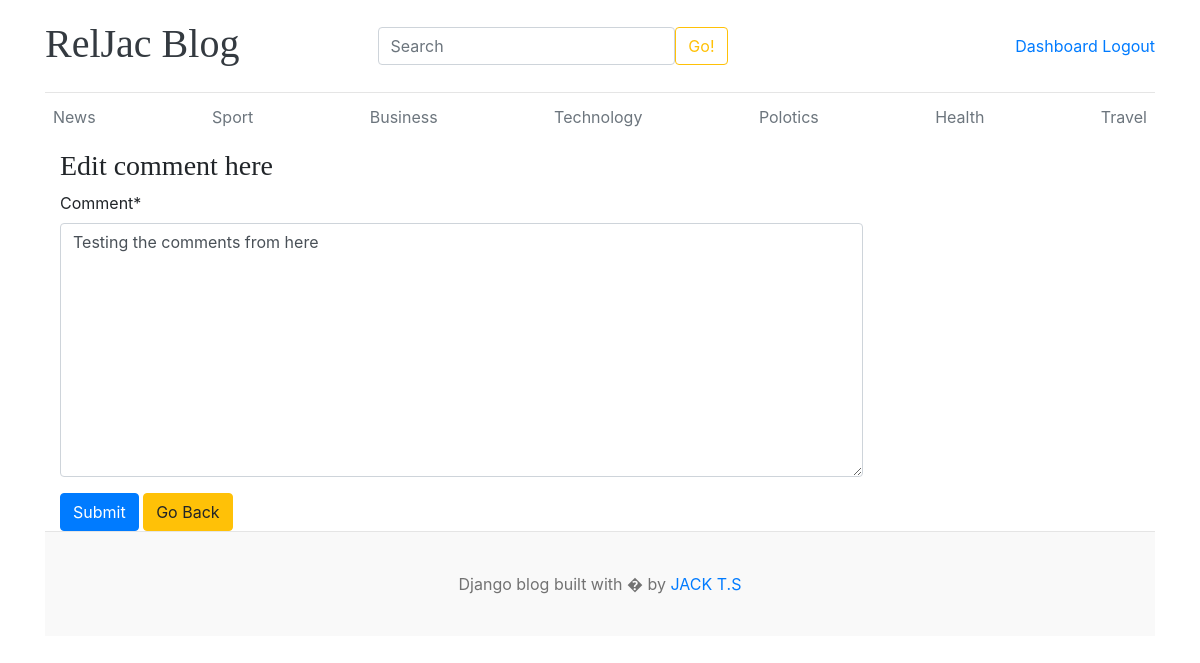
/edit_comment/1/ (signed in), run on the app's committed database.
### blog/models.py (models this page shows, shortened)
class Category(models.Model):
  category_name = models.CharField(max_length=50, unique=True)
  created_at = models.DateTimeField(auto_now_add=True)
  updated_at = models.DateTimeField(auto_now=True)
  class Meta:
    verbose_name_plural = 'Categories'

class Comment(models.Model):
   user = models.ForeignKey(User, on_delete=models.CASCADE)
   blog = models.ForeignKey(Blog, on_delete=models.CASCADE)
   comment = models.TextField(max_length=300)
   created_at = models.DateTimeField(auto_now_add=True)
   update_at = models.DateTimeField(auto_now=True)

### blog/views.py (the view)
# urls.py: path('edit_comment/<int:pk>/', views.edit_comment, name='edit_comment'),
@login_required
def edit_comment(request, pk):
    comment = get_object_or_404(Comment, pk=pk)
    if request.method == "POST":
        form = CommentForm(request.POST, instance=comment)
        if form.is_valid():
            form.save()
            return redirect('post_detail_page', slug=comment.blog.slug)
    else:
        form = CommentForm(instance=comment)
    context = {
        'comment': comment,
        'form': form,
    }
    return render(request, 'blog/edit_comment.html', context)

### blog/forms.py
class CommentForm(forms.ModelForm):
  class Meta:
    model = Comment
    fields = ['comment',]

### blog/context_processors.py (called while the page is built)
def get_categories(request):
  categories = Category.objects.all()
  return dict(categories=categories)

def get_social_links(request):
  links = Social_media_links.objects.all()
  return dict(links=links)

### blog/templates/blog/edit_comment.html (shortened to what this page needs)
{% extends 'base.html' %}
{% load crispy_forms_tags %}
{% block content %}
<div class="col-md-9">
  <form method="POST" action="">
    <h3>Edit comment here</h3>
    {{ form|crispy }}
    <button type="submit" class="btn btn-primary">Submit</button>
    <a href="" class="btn btn-warning">Go Back</a>
  </form>
</div>
{% endblock %}

### templates/base.html (shortened to what this page needs)
{% load static %}
<!DOCTYPE html>
<html lang="en">
<head>
    <link href="https://getbootstrap.com/docs/4.0/dist/css/bootstrap.min.css" rel="stylesheet">
    <link href="{% static 'css/blog.css' %}" rel="stylesheet">
    <link rel="stylesheet" href="https://cdnjs.cloudflare.com/ajax/libs/font-awesome/4.7.0/css/font-awesome.min.css">
  </head>
<body>
    <div class="container">
      <header class="blog-header py-3">
        <div class="row flex-nowrap justify-content-between align-items-center">
          <div class="col-3 pt-1">
            <a class="blog-header-logo text-dark" href="{% url 'blog_homepage' %}"><h1>RelJac Blog</h1></a>
          </div>
          <div class="col-4">
             <form class="d-flex" role="search" action="{% url 'search' %}" method="GET">
              <input class="form-control me-2" type="text" name="keyword" value="{{ keyword }}" placeholder="Search" aria-label="Search"/>
              <button class="btn btn-outline-warning" type="submit">Go!</button>
            </form>
          </div>
          <div class="col-4 d-flex justify-content-end align-items-center">
            {% if not user.is_authenticated %}
              <a class="btn btn-sm btn-warning" href="{% url 'login_view' %}">Login</a> &nbsp;
              <a class="btn btn-sm btn-outline-secondary" href="{% url 'register' %}">Register</a>
             {% else %}
              <span><a href="{% url 'dashboard' %}">Dashboard</a></span>
              <span><a href="{% url 'logout' %}">Logout</a></span>
            {% endif %}
          </div>
        </div>
      </header>
      <div class="nav-scroller py-1 mb-2">
        <nav class="nav d-flex justify-content-between">
          {% for cat in categories %}
          <a class="p-2 text-muted" href="{% url 'posts_by_category' cat.id %}">{{ cat.category_name }}</a>
          {% endfor %}
        </nav>
      </div>
    {% block content %}
      {% endblock %}
<footer class="blog-footer">
  <p>Django blog built with � by <a href="#">JACK T.S</a></p>
</footer>
</body>
</html>

### static/css/blog.css (style rules this page uses)
.blog-header { border-bottom: 1px solid #e5e5e5; }
.blog-header-logo { font-family: "Playfair Display", Georgia, "Times New Roman", serif; font-size: 2.25rem; }
h1, h2, h3, h4, h5, h6 { font-family: "Playfair Display", Georgia, "Times New Roman", serif; }
.blog-footer { padding: 2.5rem 0; color: #727272; text-align: center; background-color: #f9f9f9; border-top: .05rem solid #e5e5e5; }
.blog-footer p:last-child { margin-bottom: 0; }

### data on the page
Category: category_name "News"
Category: category_name "Sport"
Category: category_name "Business"
Category: category_name "Technology"
Category: category_name "Polotics"
Category: category_name "Health"
Category: category_name "Travel"
Comment: comment "Testing the comments from here"
